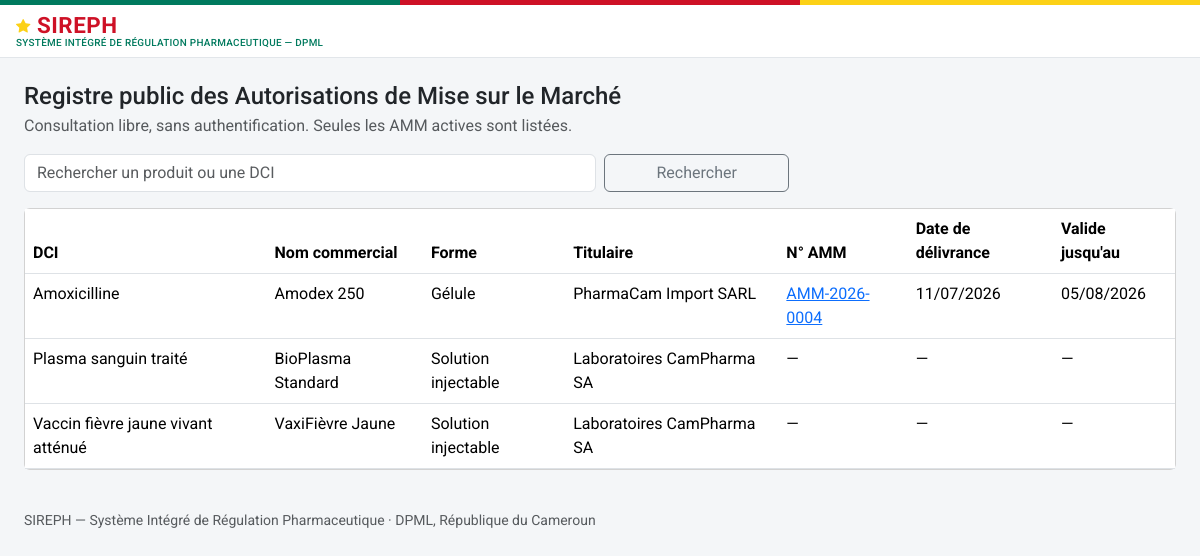
The app's page /registre-public with its own data.
### models.py (models this page shows, shortened)
class Produit(db.Model):
    id = db.Column(db.Integer, primary_key=True)
    denomination_commune_internationale = db.Column(db.String(300), nullable=False, default="")
    nom_commercial = db.Column(db.String(300), nullable=False, default="")
    forme_pharmaceutique = db.Column(db.String(150), nullable=False, default="")
    dosage = db.Column(db.String(150))
    categorie = db.Column(db.String(30), nullable=False, default="medicament")
    fabricant_id = db.Column(db.Integer, db.ForeignKey("etablissement.id"), nullable=True)
    titulaire_amm_id = db.Column(db.Integer, db.ForeignKey("etablissement.id"), nullable=True)
    pays_origine = db.Column(db.String(150))
    statut_amm_courant = db.Column(db.String(20), nullable=False, default="aucune")
    date_creation = db.Column(db.DateTime, default=datetime.utcnow)
    est_mitm = db.Column(db.Boolean, nullable=False, default=False)
    disponibilite_declaree = db.Column(db.String(20), nullable=True)  # disponible | rupture
    composition_integrale = db.Column(db.Text, nullable=True)
    classe_therapeutique = db.Column(db.String(300), nullable=True)
    indications_therapeutiques = db.Column(db.Text, nullable=True)
    voie_administration = db.Column(db.String(150), nullable=True)
    duree_stabilite = db.Column(db.String(100), nullable=True)
    prix_grossiste_ht = db.Column(db.Integer, nullable=True)  # XAF, hors taxe
    fabricant = db.relationship("Etablissement", foreign_keys=[fabricant_id])
    titulaire_amm = db.relationship("Etablissement", foreign_keys=[titulaire_amm_id])
    dossiers = db.relationship("DossierAMM", backref="produit", lazy="dynamic",
                                foreign_keys="DossierAMM.produit_id")

class Etablissement(db.Model):
    id = db.Column(db.Integer, primary_key=True)
    raison_sociale = db.Column(db.String(255), nullable=False)
    type = db.Column(db.String(40), nullable=False)
    adresse = db.Column(db.String(500))
    latitude = db.Column(db.Float, nullable=True)   # géolocalisation — exploité par le futur module RI
    longitude = db.Column(db.Float, nullable=True)
    statut_licence = db.Column(db.String(20), nullable=False, default="en_instruction")
    date_expiration_licence = db.Column(db.Date, nullable=True)
    pharmacien_responsable_id = db.Column(db.Integer, db.ForeignKey("personne.id"), nullable=True)
    categorie_activite = db.Column(db.String(30), nullable=True)
    pharmacien_responsable = db.relationship("Personne", foreign_keys=[pharmacien_responsable_id])

class DossierAMM(db.Model):
    id = db.Column(db.Integer, primary_key=True)
    numero = db.Column(db.String(30), unique=True, nullable=True)  # AMM-{annee}-{seq4}, attribué au dépôt
    produit_id = db.Column(db.Integer, db.ForeignKey("produit.id"), nullable=False)
    type_procedure = db.Column(db.String(20), nullable=False, default="nouvelle_demande")
    demandeur_id = db.Column(db.Integer, db.ForeignKey("personne.id"), nullable=False)
    statut = db.Column(db.String(30), nullable=False, default="brouillon")
    date_depot = db.Column(db.DateTime, nullable=True)
    date_decision = db.Column(db.DateTime, nullable=True)
    module_ctd_1_json = db.Column(db.Text, default="{}")
    module_ctd_2_json = db.Column(db.Text, default="{}")
    module_ctd_3_json = db.Column(db.Text, default="{}")
    module_ctd_4_json = db.Column(db.Text, default="{}")
    module_ctd_5_json = db.Column(db.Text, default="{}")
    motif_decision = db.Column(db.Text, nullable=True)
    date_validite_amm = db.Column(db.Date, nullable=True)
    date_limite_reponse_complement = db.Column(db.DateTime, nullable=True)
    date_limite_retrait_document = db.Column(db.Date, nullable=True)  # décision favorable uniquement
    representant_local_nom = db.Column(db.String(200), nullable=True)
    representant_local_contact = db.Column(db.String(200), nullable=True)
    date_creation = db.Column(db.DateTime, default=datetime.utcnow)
    date_maj = db.Column(db.DateTime, default=datetime.utcnow, onupdate=datetime.utcnow)
    demandeur = db.relationship("Personne", foreign_keys=[demandeur_id])
    avis = db.relationship("AvisEvaluationMA", backref="dossier", lazy="dynamic",
                            order_by="AvisEvaluationMA.date_creation",
                            cascade="all, delete-orphan")
    module_ctd_1 = property(lambda self: self._ctd_get(1), lambda self, v: self._ctd_set(1, v))
    module_ctd_2 = property(lambda self: self._ctd_get(2), lambda self, v: self._ctd_set(2, v))
    module_ctd_3 = property(lambda self: self._ctd_get(3), lambda self, v: self._ctd_set(3, v))
    module_ctd_4 = property(lambda self: self._ctd_get(4), lambda self, v: self._ctd_set(4, v))
    module_ctd_5 = property(lambda self: self._ctd_get(5), lambda self, v: self._ctd_set(5, v))

### app.py (the view)
@app.route("/registre-public")
def registre_public():
    texte = request.args.get("q", "").strip()
    q = Produit.query.filter_by(statut_amm_courant="active")
    if texte:
        like = f"%{texte}%"
        q = q.filter(db.or_(Produit.nom_commercial.ilike(like),
                             Produit.denomination_commune_internationale.ilike(like)))
    produits = q.order_by(Produit.nom_commercial).all()
    infos = []
    for p in produits:
        dossier = DossierAMM.query.filter_by(produit_id=p.id, statut="approuve") \
            .order_by(DossierAMM.date_decision.desc()).first()
        infos.append((p, dossier))
    return render_template("registre_public.html", infos=infos, q=texte)

### auth.py (called while the page is built)
def current_user():
    uid = session.get("user_id")
    if not uid:
        return None
    return db.session.get(Personne, uid)

### templates/registre_public.html (shortened to what this page needs)
{% extends "base.html" %}
{% block content %}
<h4 class="mb-1">Registre public des Autorisations de Mise sur le Marché</h4>
<p class="text-muted">Consultation libre, sans authentification. Seules les AMM actives sont listées.</p>
<form method="get" class="row g-2 mb-3" role="search">
  <div class="col-md-6">
    <input type="text" class="form-control" id="q" name="q" value="{{ q }}" placeholder="Rechercher un produit ou une DCI">
  </div>
  <div class="col-md-2"><button class="btn btn-outline-secondary w-100">Rechercher</button></div>
</form>
<div class="card">
  <div class="table-responsive">
    <table class="table table-hover mb-0">
      <thead>
        <tr><th>DCI</th><th>Nom commercial</th><th>Forme</th><th>Titulaire</th><th>N° AMM</th><th>Date de délivrance</th><th>Valide jusqu'au</th></tr>
      </thead>
      <tbody>
        {% for p, dossier in infos %}
        <tr>
          <td>{{ p.denomination_commune_internationale }}</td>
          <td>{{ p.nom_commercial }}</td>
          <td>{{ p.forme_pharmaceutique or "—" }}</td>
          <td>{{ p.titulaire_amm.raison_sociale if p.titulaire_amm else "—" }}</td>
          <td>{% if dossier %}<a href="{{ url_for('verifier', numero=dossier.numero) }}">{{ dossier.numero }}</a>{% else %}—{% endif %}</td>
          <td>{{ dossier.date_decision.strftime('%d/%m/%Y') if dossier and dossier.date_decision else "—" }}</td>
          <td>{{ dossier.date_validite_amm.strftime('%d/%m/%Y') if dossier and dossier.date_validite_amm else "—" }}</td>
        </tr>
        {% else %}
        <tr><td colspan="7" class="text-center text-muted py-4">Aucun résultat ne correspond à ces critères.</td></tr>
        {% endfor %}
      </tbody>
    </table>
  </div>
</div>
{% endblock %}

### templates/base.html (shortened to what this page needs)
<!doctype html>
<html lang="fr">
<head>
<link href="https://cdn.jsdelivr.net/npm/bootstrap@5.3.3/dist/css/bootstrap.min.css" rel="stylesheet">
<link href="https://cdn.jsdelivr.net/npm/bootstrap-icons@1.11.3/font/bootstrap-icons.css" rel="stylesheet">
<link href="{{ url_for('static', filename='css/style.css') }}" rel="stylesheet">
</head>
<body>
<div class="sireph-flagbar" aria-hidden="true"><span></span><span></span><span></span></div>
<header class="sireph-topbar">
  <div class="container-fluid px-3 py-2 d-flex align-items-center justify-content-between">
    <div class="d-flex align-items-center gap-2">
      <a class="sireph-brand" href="{{ current_user and url_for('dashboard') or url_for('login') }}">
        <i class="bi bi-star-fill"></i> SIREPH
        <small>Système Intégré de Régulation Pharmaceutique — DPML</small>
      </a>
    </div>
  </div>
</header>
<div class="sireph-layout">
  <main id="contenu-principal" class="sireph-content">
    {% block content %}{% endblock %}
    <footer class="text-muted small py-4 mt-3">
      SIREPH — Système Intégré de Régulation Pharmaceutique · DPML, République du Cameroun
    </footer>
  </main>
</div>
</body>
</html>

### static/css/style.css (style rules this page uses)
:root { --cm-green: #007a5e; --cm-green-dark: #00553f; --cm-red: #ce1126; --cm-yellow: #fcd116; }
body { background-color: #f4f6f8; font-family: "Roboto", -apple-system, BlinkMacSystemFont, "Segoe UI", Arial, sans-serif; }
.sireph-flagbar { height: 5px; display: flex; }
.sireph-flagbar span { flex: 1 1 0; }
.sireph-flagbar span:nth-child(1) { background-color: var(--cm-green); }
.sireph-flagbar span:nth-child(2) { background-color: var(--cm-red); }
.sireph-flagbar span:nth-child(3) { background-color: var(--cm-yellow); }
.sireph-topbar { background-color: #ffffff; border-bottom: 1px solid #e2e6ea; }
.sireph-brand { font-weight: 700; font-size: 1.4rem; color: var(--cm-red); letter-spacing: 0.5px; text-decoration: none; line-height: 1.1; }
.sireph-brand .bi-star-fill { color: var(--cm-yellow); font-size: 0.9rem; vertical-align: 2px; }
.sireph-brand small { display: block; font-size: 0.62rem; font-weight: 500; color: var(--cm-green); letter-spacing: 0.3px; text-transform: uppercase; }
.sireph-layout { display: flex; align-items: stretch; min-height: calc(100vh - 63px); }
.sireph-content { flex: 1 1 auto; min-width: 0; padding: 1.5rem; }

### records on screen
Produit: denomination_commune_internationale "Amoxicilline", nom_commercial "Amodex 250", forme_pharmaceutique "Gélule", titulaire_amm "PharmaCam Import SARL", numero "AMM-2026-0004", date_decision "11/07/2026", date_validite_amm "05/08/2026"
Produit: denomination_commune_internationale "Plasma sanguin traité", nom_commercial "BioPlasma Standard", forme_pharmaceutique "Solution injectable", titulaire_amm "Laboratoires CamPharma SA", date_decision "—", date_validite_amm "—"
Produit: denomination_commune_internationale "Vaccin fièvre jaune vivant atténué", nom_commercial "VaxiFièvre Jaune", forme_pharmaceutique "Solution injectable", titulaire_amm "Laboratoires CamPharma SA", date_decision "—", date_validite_amm "—"
